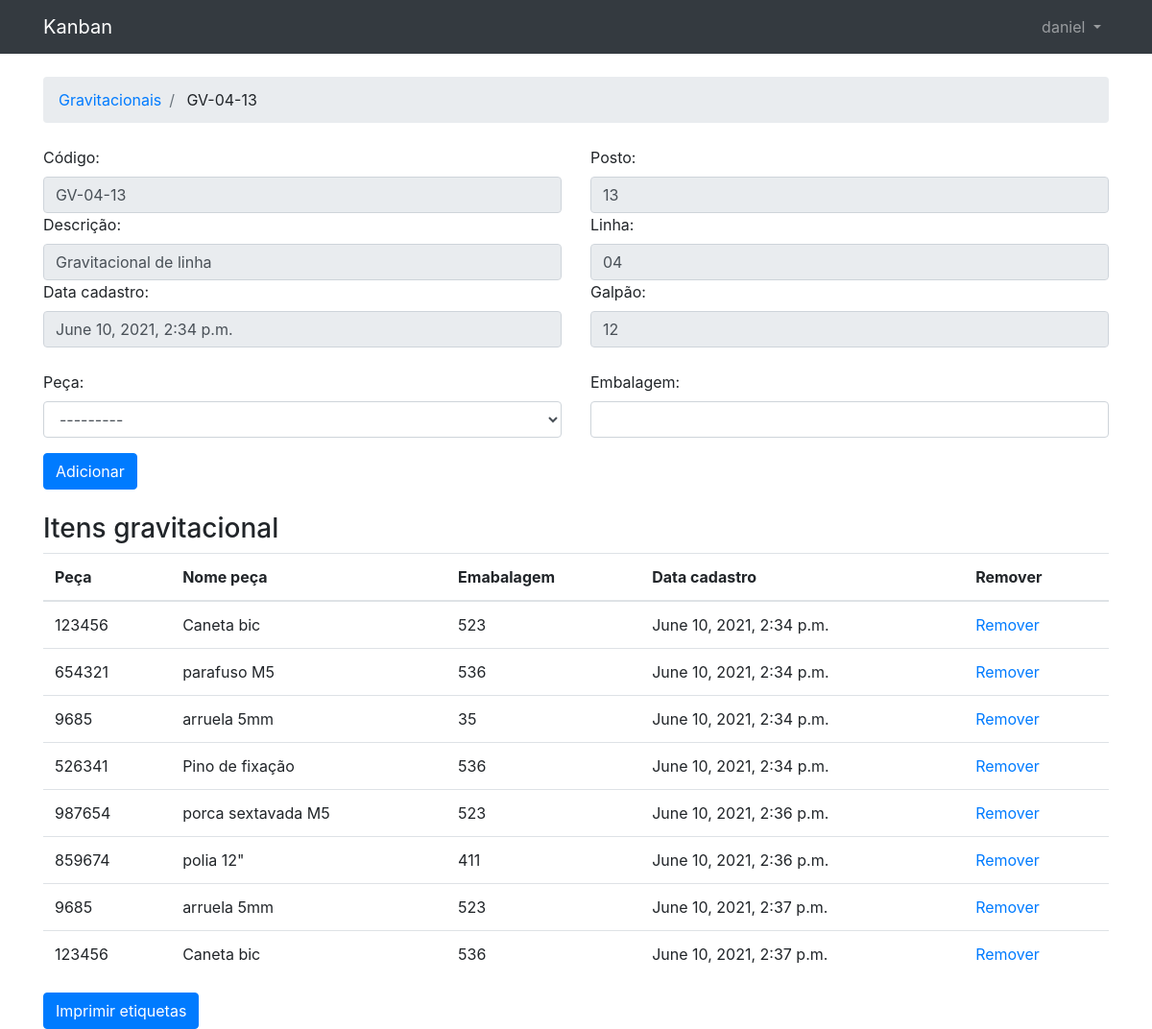
Page /pecas/gerir_gravitacional/2 (signed in) on the committed database.
### pecas/models.py (models this page shows, shortened)
class Gravitacional(models.Model):
    codigo = models.CharField(max_length=10)
    data_cadastro = models.DateTimeField(auto_now_add=True)
    descricao = models.CharField(max_length=250)
    linha = models.CharField(max_length=10)
    posto = models.CharField(max_length=10)
    galpao = models.CharField(max_length=10)

class Aplicacao(models.Model):
    peca_aplicacao = models.ForeignKey(Peca, on_delete=models.CASCADE)
    descricao = models.CharField(max_length=100)
    data_cadastro = models.DateTimeField(auto_now_add=True)
    ativo = models.BooleanField(default=True)
    embalagem = models.CharField(max_length=10, default='')
    gravitacional_aplicacao = models.ForeignKey(
        Gravitacional,
        on_delete=models.CASCADE
    )

class Peca(models.Model):
    def __str__(self):
        return self.nome_peca
    nome_peca = models.CharField(max_length=100)
    codigo_peca = models.CharField(max_length=20, unique=True)
    data_cadastro = models.DateTimeField(auto_now_add=True)

### pecas/views.py (the view, shortened to what this page needs)
@method_decorator(login_required, name='dispatch')
class GerirGravitacionalView(CreateView):
    form_class = NovaAplicacaoForm
    model = Aplicacao
    template_name = 'gravitacionais/gerir_gravitacional.html'
    def get_context_data(self, **kwargs):
        self.gravitacional = get_object_or_404(
            Gravitacional,
            pk = self.gravitacional_id
        )
        kwargs['aplicacoes'] = Aplicacao.objects.filter(
            gravitacional_aplicacao = self.gravitacional
        )
        kwargs['gravitacional'] = self.gravitacional
        return super().get_context_data(**kwargs)
    def get(self, request, *args, **kwargs):
        self.gravitacional_id = kwargs['gravitacional_id']
        return super().get(request, *args, **kwargs)

### pecas/forms.py
class NovaAplicacaoForm(forms.ModelForm):
    class Meta:
        model = Aplicacao
        fields = [
            'peca_aplicacao',
            'embalagem'
        ]
        labels = {
            'peca_aplicacao' : "Peça"
        }
    def lines_count(self):
        if len(self.fields) % 2 != 0:
            return len(self.fields) +1
        return len(self.fields)

### pecas/templates/gravitacionais/gerir_gravitacional.html (shortened to what this page needs)
{% extends 'base.html' %}
{% block breadcrumb %}
<li class='breadcrumb-item'>
  <a href='{% url "pecas:gravitacionais" %}'>
    Gravitacionais
  </a>
</li>
<li class='breadcrumb-item'>
  {{ gravitacional.codigo }}
</li>
{% endblock %}
{% block content %}
<section>
  <div class='row'>
    <div class='col-md'>
      <label for='labelCodigo'>Código:</label>
      <input class='form-control' type='text' id='labelCodigo'
	     disabled value='{{ gravitacional.codigo }}'>
      <label for='labelDescricao'>Descrição:</label>
      <input class='form-control' type='text' id='labelDescricao'
	     disabled value='{{ gravitacional.descricao }}'>
      <label for='labelDataCadastro'>Data cadastro:</label>
      <input class='form-control' type='text' id='labelDataCadastro'
	disabled value='{{ gravitacional.data_cadastro }}'>
    </div>
    <div class='col-md'>
      <label for='labelPosto'>Posto:</label>
      <input class='form-control' type='text' id='labelPosto'
	     disabled value='{{ gravitacional.posto }}'>
      <label for='labelLinha'>Linha:</label>
      <input class='form-control' type='text' id='labelLinha'
	     disabled value='{{ gravitacional.linha }}'>
      <label for='labelGalpao'>Galpão:</label>
      <input class='form-control' type='text' id='labelGalpao'
	     disabled value='{{ gravitacional.galpao }}'>
    </div>
  </div>
</section>
<br>
<form method='POST' novalidate>
  {% include 'includes/form.html' %}
  <button type='submit' class='btn btn-primary'>Adicionar</button>
</form>
<br>
<h3> Itens gravitacional </h3>
{% if aplicacoes.count > 0 %}
  <table class='table'>
    <thead>
      <tr>
	<th>Peça</th>
	<th>Nome peça</th>
	<th>Emabalagem</th>
	<th>Data cadastro</th>
	<th>Remover</th>
      </tr>
    </thead>
    <tbody>
  {% for aplicacao in aplicacoes %}
  <tr>
    <td>{{ aplicacao.peca_aplicacao.codigo_peca }}</td>
    <td>{{ aplicacao.peca_aplicacao.nome_peca }}</td>
    <td>{{ aplicacao.embalagem }}</td>
    <td>{{ aplicacao.data_cadastro }}</td>
    <td>
      <a href='{% url "pecas:remover_aplicacao" aplicacao.id %}'>
	Remover
      </a>
    </td>
  </tr>
  {% endfor %}
  </tbody>
  </table>
{% else %}
  <p>Nenhum item cadastrado ainda!</p>
{% endif %}
  <a href='{% url "pecas:imprimir_etiquetas" gravitacional.id %}'
     target='_blank'
     class='btn btn-primary'>
    Imprimir etiquetas
  </a>
{% endblock %}

### pecas/templates/base.html (shortened to what this page needs)
{% load static %}
<!DOCTYPE html>
<html>
  <head>
    <link rel='stylesheet' type='text/css'
	  href='{% static "css/bootstrap.min.css" %}'>
    <link rel='stylesheet' type='text/css'
	  href='{% static "css/cdb.css" %}' >
  </head>
  <body>
    <nav class='navbar navbar-expand-lg navbar-dark bg-dark'>
      <div class='container'>
	<a class='navbar-brand' href='{% url "pecas:index" %}'>
	  Kanban
	</a>
    <div class="collapse navbar-collapse" id="mainMenu">
      <ul class="navbar-nav ml-auto">
        <li class="nav-item dropdown">
          <a class="nav-link dropdown-toggle"
	     href="#" id="userMenu"
	     data-toggle="dropdown"
	     aria-haspopup="true"
	     aria-expanded="false">
            {{ user.username }}
          </a>
        </li>
      </ul>
    </div>
    </div>
    </nav>
    <div class='container'>
      <ol class='breadcrumb my-4'>
	{% block breadcrumb %}
	{% endblock %}
      </ol>
      {% block content %}
      {% endblock %}
    </div>
  </body>
</html>

### pecas/templates/includes/form.html (shortened to what this page needs)
{% load widget_tweaks %}
{% load mathfilters %}
<section>
  <div class='row'>
    <div class='col-md form-group'>
{% for field in form %}
    {% if forloop.counter0 == form.lines_count|div:2 %}
      </div>
      <div class='col-md form-group'>
    {% endif %}
    {{ field.label_tag }}
      {% if form.is_bound %}
        {% if field.errors %}
          {% render_field field class='form-control is-invalid' %}
          {% for error in field.errors %}
            <div class='invalid-feedback'>
	      {{ error }}
            </div>
	  {% endfor %}
	{% else %}
	  {% render_field field class='form-control is-valid' %}
	{% endif %}
      {% else %}
	{% render_field field class='form-control' %}
      {% endif %}
{% endfor %}
    </div>
  </div>
</section>

### rows in the picture
Gravitacional: codigo "GV-04-13", descricao "Gravitacional de linha", data_cadastro "June 10, 2021, 2:34 p.m.", posto "13", linha "04", galpao "12"
Aplicacao: peca_aplicacao.codigo_peca "123456", peca_aplicacao.nome_peca "Caneta bic", embalagem "523", data_cadastro "June 10, 2021, 2:34 p.m."
Aplicacao: peca_aplicacao.codigo_peca "654321", peca_aplicacao.nome_peca "parafuso M5", embalagem "536", data_cadastro "June 10, 2021, 2:34 p.m."
Aplicacao: peca_aplicacao.codigo_peca "9685", peca_aplicacao.nome_peca "arruela 5mm", embalagem "35", data_cadastro "June 10, 2021, 2:34 p.m."
Aplicacao: peca_aplicacao.codigo_peca "526341", peca_aplicacao.nome_peca "Pino de fixação", embalagem "536", data_cadastro "June 10, 2021, 2:34 p.m."
Aplicacao: peca_aplicacao.codigo_peca "987654", peca_aplicacao.nome_peca "porca sextavada M5", embalagem "523", data_cadastro "June 10, 2021, 2:36 p.m."
Aplicacao: peca_aplicacao.codigo_peca "859674", peca_aplicacao.nome_peca "polia 12\"", embalagem "411", data_cadastro "June 10, 2021, 2:36 p.m."
Aplicacao: peca_aplicacao.codigo_peca "9685", peca_aplicacao.nome_peca "arruela 5mm", embalagem "523", data_cadastro "June 10, 2021, 2:37 p.m."
Aplicacao: peca_aplicacao.codigo_peca "123456", peca_aplicacao.nome_peca "Caneta bic", embalagem "536", data_cadastro "June 10, 2021, 2:37 p.m."

### other values in the picture
{{ user.username }} "daniel"
{{ field.label_tag }} "Peça:" "Embalagem:"
